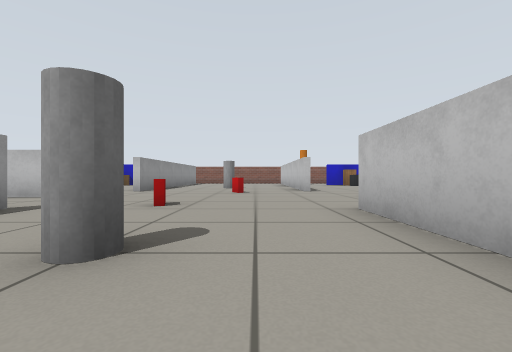
View 1 (above)

17 first-person views from a walk through a robot-simulator world made for Gazebo. The camera is 0.45 m above the floor, looks level and sees 90° across. The floor is counted in squares, 1 m on a side. Each view is taken from the middle of a square. On the plan, view 1 faces up. The plan holds only what a view shows up to about 9 squares ahead; the rest is blank. Gazebo's built-in surfaces are drawn with simple patterns.

View 2
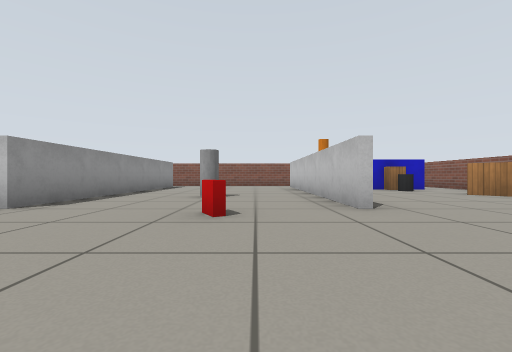

View 3
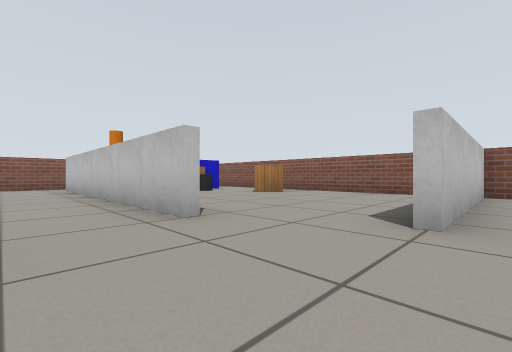

View 4
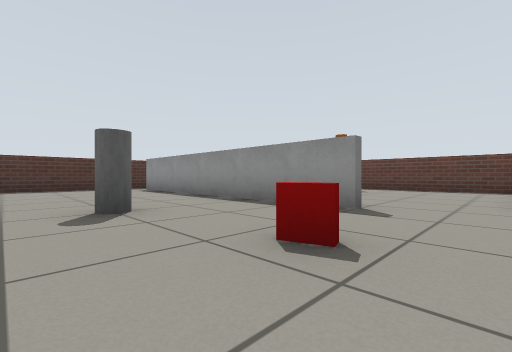

View 5
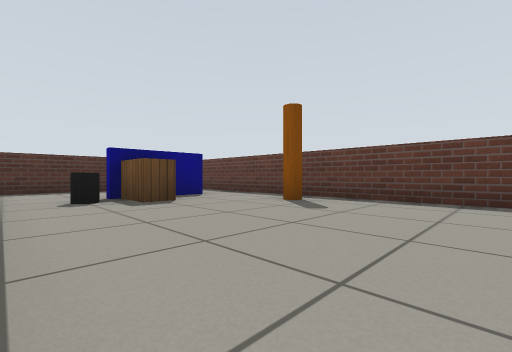

View 6
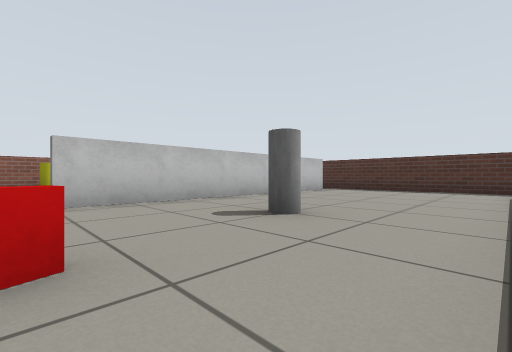

View 7
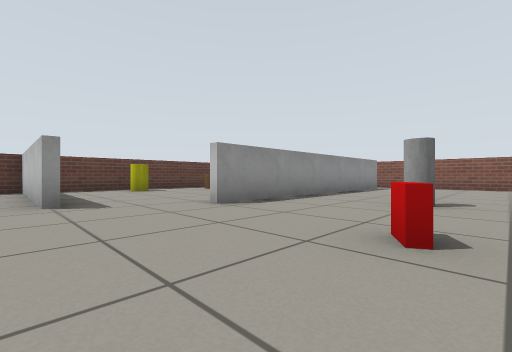

View 8
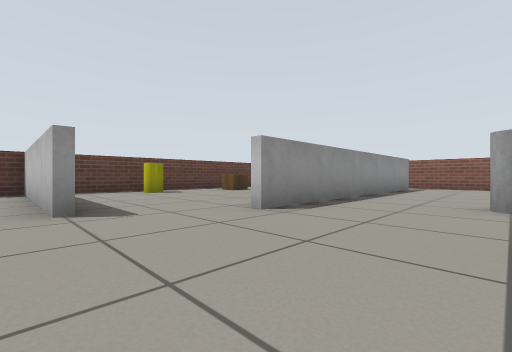

View 9
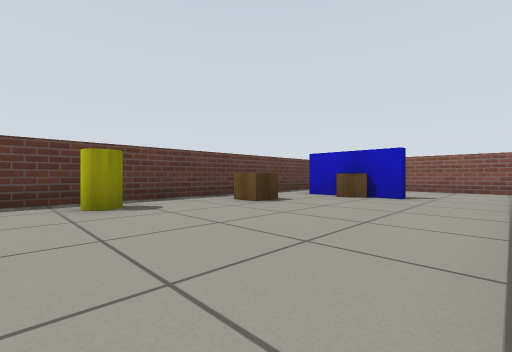

View 10
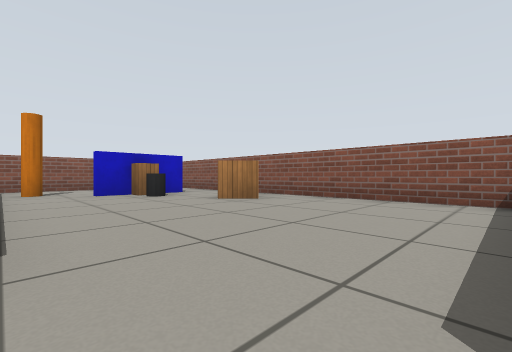

View 11
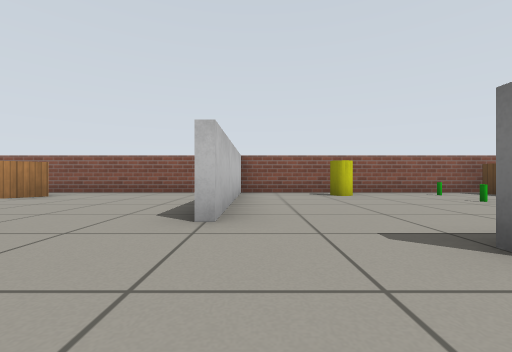

View 12
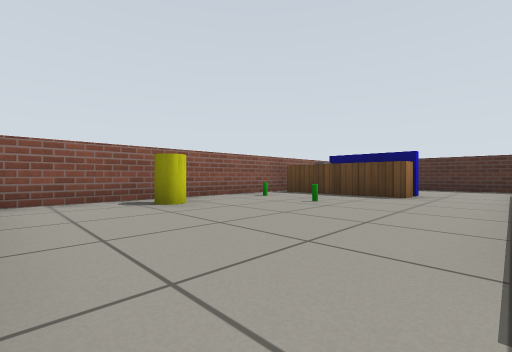

View 13
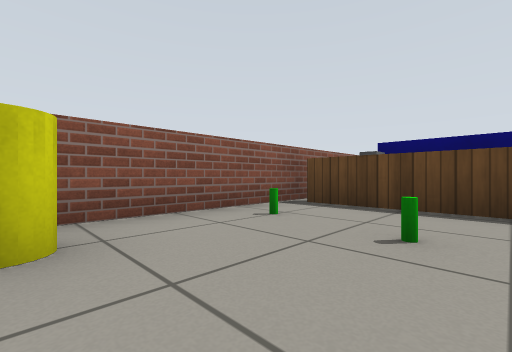

View 14
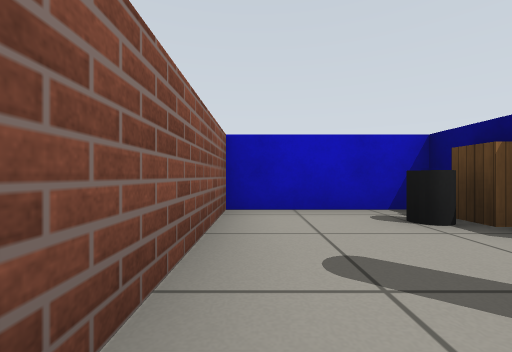

View 15
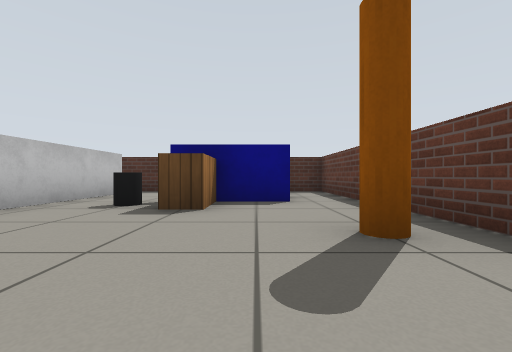

View 16
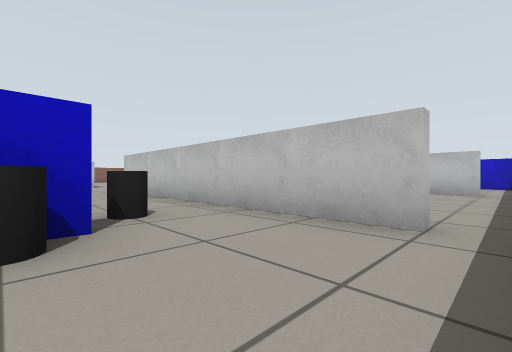

View 17
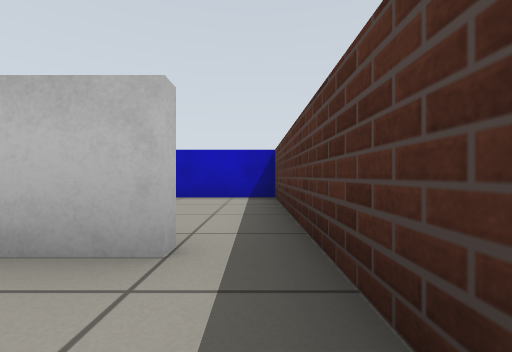

### Floor plan
Ten units are one square. View 1 is at (0, 0); x grows to the right and y downward. Boxes are objects, and circles mark ways between rooms. Rooms are numbered by the first view taken in them; rooms with no view inside come last. Other rooms are left out.
<svg viewBox="-94 -159 168 208">
<path fill="none" stroke="#000" d="M14 -75 14 -124M-34 -36 -34 35M-45 -54 -55 -54M69 -60 69 -139M54 -126 54 -154 -35 -154M-34 -145 -34 -75M14 35 14 -35M-35 44 15 44M-76 15 -65 15M-55 -54 -89 -54 -89 44 -79 44M-36 35 -36 -35M-62 44 -35 44M69 15 69 -54 25 -54M15 44 54 44 54 22M-54 -125 -76 -125M-89 -145 -89 -61M-35 -154 -62 -154"/>
<rect x="-15" y="-25" width="10" height="10" fill="#bbb"><title>pillar</title></rect>
<rect x="-15" y="-45" width="10" height="10" fill="#bbb"><title>book</title></rect>
<rect x="-15" y="-105" width="10" height="10" fill="#bbb"><title>pillar</title></rect>
<rect x="-5" y="-75" width="10" height="10" fill="#bbb"><title>book</title></rect>
<rect x="15" y="-145" width="10" height="20" fill="#bbb"><title>orange pole</title></rect>
<rect x="35" y="-125" width="10" height="10" fill="#bbb"><title>dark grey cylinder</title></rect>
<rect x="35" y="-135" width="20" height="10" fill="#bbb"><title>dark grey cylinder</title></rect>
<rect x="45" y="-105" width="20" height="10" fill="#bbb"><title>wooden box</title></rect>
<rect x="-85" y="-15" width="10" height="10" fill="#bbb"><title>orange pole</title></rect>
<rect x="-65" y="15" width="10" height="10" fill="#bbb"><title>dark grey cylinder</title></rect>
<rect x="-65" y="5" width="10" height="10" fill="#bbb"><title>wooden box</title></rect>
<rect x="-55" y="5" width="10" height="10" fill="#bbb"><title>dark grey cylinder</title></rect>
<rect x="35" y="5" width="10" height="10" fill="#bbb"><title>bench</title></rect>
<rect x="45" y="5" width="20" height="10" fill="#bbb"><title>other object</title></rect>
<rect x="45" y="-15" width="10" height="10" fill="#bbb"><title>green cylinder</title></rect>
<rect x="55" y="-15" width="10" height="10" fill="#bbb"><title>green cylinder</title></rect>
<rect x="55" y="-35" width="10" height="10" fill="#bbb"><title>barrel</title></rect>
<rect x="-85" y="-85" width="10" height="10" fill="#bbb"><title>barrel</title></rect>
<rect x="-85" y="-115" width="20" height="20" fill="#bbb"><title>crate</title></rect>
<rect x="-75" y="-125" width="20" height="10" fill="#bbb"><title>crate</title></rect>
<circle cx="-30" cy="40" r="3" fill="#2a7"/>
<circle cx="-40" cy="-47" r="3" fill="#2a7"/>
<circle cx="20" cy="40" r="3" fill="#2a7"/>
<circle cx="25" cy="-45" r="3" fill="#2a7"/>
<circle cx="-30" cy="-150" r="3" fill="#2a7"/>
<circle cx="-40" cy="-70" r="3" fill="#2a7"/>
<text x="10" y="-70">1</text>
<text x="-60" y="-10">2</text>
<text x="40" y="-10">3</text>
<text x="-60" y="-110">4</text>
</svg>
Room 1 opens to room 2. Room 1 opens to room 3. Room 1 opens to room 4.

Where each view was taken, in squares from view 1:
view 1: 0 up, 0 right, facing up
view 2: 4 up, 0 right, facing up
view 3: 5 up, 0 right, facing up-right
view 4: 5 up, 0 right, facing down-left
view 5: 4 up, 4 left, facing down-left
view 6: 4 up, 3 left, facing down-right
view 7: 5 up, 0 right, facing up-left
view 8: 5 up, 1 left, facing up-left
view 9: 7 up, 4 left, facing up-left
view 10: 6 up, 2 right, facing up-right
view 11: 5 up, 0 right, facing right
view 12: 5 up, 2 right, facing down-right
view 13: 3 up, 4 right, facing down-right
view 14: 15 up, 2 right, facing right
view 15: 3 up, 7 left, facing down
view 16: 4 down, 6 left, facing up-right
view 17: 4 down, 0 right, facing right
